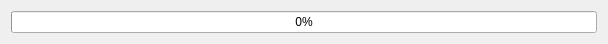
<?xml version="1.0" encoding="UTF-8"?>
<ui version="4.0">
 <class>Dialog</class>
 <widget class="QDialog" name="Dialog">
  <property name="geometry">
   <rect>
    <x>0</x>
    <y>0</y>
    <width>608</width>
    <height>44</height>
   </rect>
  </property>
  <property name="windowTitle">
   <string>Hashing File ...</string>
  </property>
  <layout class="QVBoxLayout" name="verticalLayout">
   <item>
    <widget class="QProgressBar" name="progressBar">
     <property name="value">
      <number>0</number>
     </property>
    </widget>
   </item>
  </layout>
 </widget>
 <resources/>
 <connections/>
</ui>
